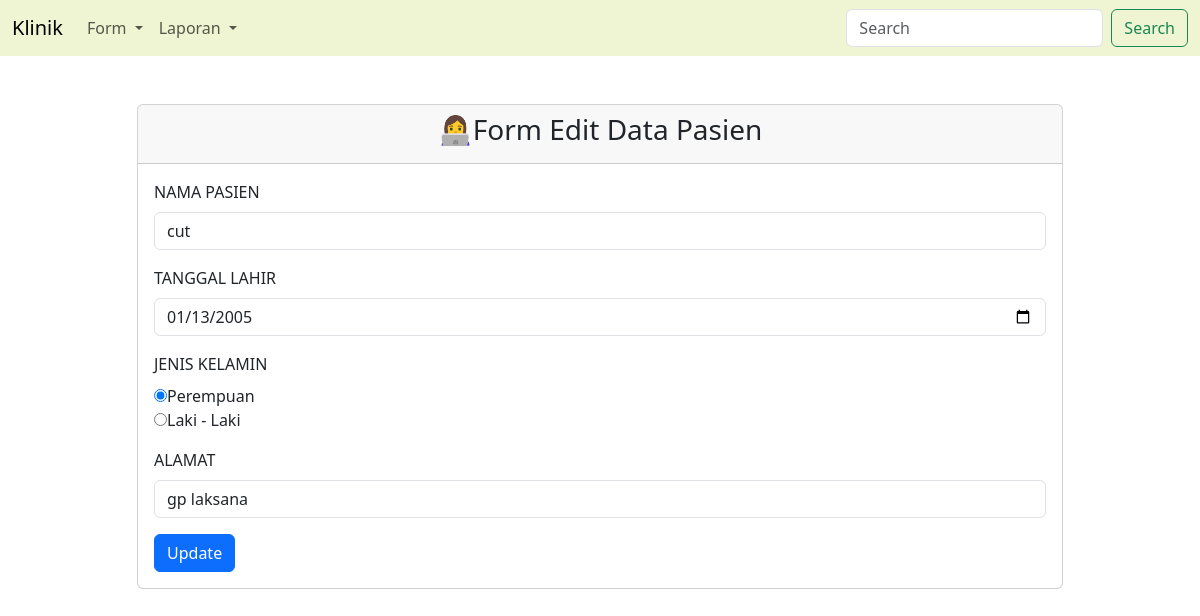
The page /pasien/edit.php?id=9 on the database its author committed.
### tables this page shows
CREATE TABLE `pasien` (
  `pasienKlinik_id` int(11) NOT NULL,
  `nm_pasienkKinik` varchar(100) NOT NULL,
  `tgl_lahirPasien` date NOT NULL,
  `jenis_kelaminPasien` varchar(100) NOT NULL,
  `alamat_pasien` varchar(100) NOT NULL
);

### pasien/edit.php (the view, shortened to what this page needs)
<?php
include("../koneksi.php");
$id = $_GET["id"];
$qry = mysqli_query($koneksi, "SELECT * FROM pasien WHERE pasienKlinik_id = '$id'");
$row = mysqli_fetch_array($qry);
$nm_pasienkKinik = $row['nm_pasienkKinik'];
$tgl_lahirPasien = $row['tgl_lahirPasien'];
$jenis_kelaminPasien = $row['jenis_kelaminPasien'];
$alamat_pasien = $row['alamat_pasien'];
?>
<!DOCTYPE html>
<html lang="en">
<head>
    <link rel="stylesheet" href="../css/bootstrap.css">
</head>
<body>
<?php
include('../navbar.php');
?>
    <div class="container">
        <div class="row">
            <div class="col-10 m-auto mt-5">
                <div class="card">
                    <div class="card-header text-center">
                       <h3>👩‍💻Form Edit Data Pasien</h3>
                    </div>
                    <div class="card-body">
                    <form action="proses_edit.php" method="POST" enctype="multipart/form-data">
                        <div class="mb-3">
                            <label for="exampleInputEmail1" class="form-label">NAMA PASIEN</label>
                                <input name="nm_pasienkKinik" value="<?=$nm_pasienkKinik?>" placeholder="Masukkan nama Lengkap" type="text" class="form-control" id="exampleInputEmail1" aria-describedby="emailHelp">
                        </div>
                        <div class="mb-3">
                            <label for="exampleInputPassword1" class="form-label">TANGGAL LAHIR</label>
                            <input type="date" value="<?=$tgl_lahirPasien?>" name="tgl_lahirPasien" class="form-control" id="exampleInputPassword1">
                        </div>
                        <div class="mb-3" >
                            <label for="exampleInputPassword1" class="form-label">JENIS KELAMIN</label><br>
                            <input type="radio" name="jenis_kelaminPasien" value="perempuan" id="radioDefault2"  <?=($jenis_kelaminPasien=="perempuan") ? 'checked' : ''?>>Perempuan<br>
                            <input type="radio" name="jenis_kelaminPasien" value="laki-laki" id="radioDefault2" <?=($jenis_kelaminPasien=="laki-laki") ? 'checked' : ''?>>Laki - Laki
                        </div>
                        <div class="mb-3">
                            <label for="exampleInputEmail1" class="form-label">ALAMAT</label>
                                <input type="text" value="<?=$alamat_pasien?>" name="alamat_pasien" class="form-control" id="exampleInputEmail1" aria-describedby="emailHelp">
                        </div>
                        <button type="submit" class="btn btn-primary">Update</button>
                    </form>
                    </div>
                </div>
            </div>
        </div>
    </div>
</body>
</html>

### rows shown on the page
pasien: nm_pasienkKinik "cut", tgl_lahirPasien "01/13/2005", jenis_kelaminPasien "☑", alamat_pasien "gp laksana"
